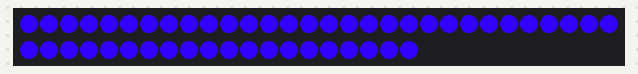
A sketch run on a simulated ATtiny85, built with avr-gcc and run on an emulated ATtiny85. Parts: 50 RGB LEDs in strip order, left to right, continuing on the next row.

Above: at 2.3 s.
At 11.12 s:
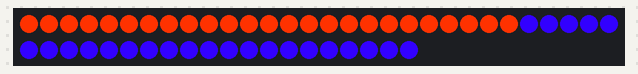
At 22.44 s:
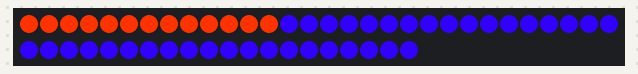
At 34.71 s:
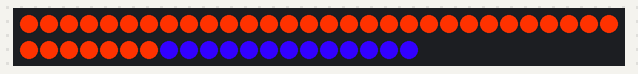

The sketch:

neoPixelstrand.ino
```cpp
#include "Adafruit_WS2801.h"
#include "SPI.h" // Comment out this line if using Trinket or Gemma
#ifdef __AVR_ATtiny85__
 #include <avr/power.h>
#endif
// Choose which 2 pins you will use for output.
// Can be any valid output pins.
// The colors of the wires may be totally different so
// BE SURE TO CHECK YOUR PIXELS TO SEE WHICH WIRES TO USE!
uint8_t dataPin  = 2;    // Yellow wire on Adafruit Pixels
uint8_t clockPin = 3;    // Green wire on Adafruit Pixels

// Don't forget to connect the ground wire to Arduino ground,
// and the +5V wire to a +5V supply

// Set the first variable to the NUMBER of pixels. 25 = 25 pixels in a row
Adafruit_WS2801 strip = Adafruit_WS2801(50, dataPin, clockPin);

// Optional: leave off pin numbers to use hardware SPI
// (pinout is then specific to each board and can't be changed)
//Adafruit_WS2801 strip = Adafruit_WS2801(25);

// For 36mm LED pixels: these pixels internally represent color in a
// different format.  Either of the above constructors can accept an
// optional extra parameter: WS2801_RGB is 'conventional' RGB order
// WS2801_GRB is the GRB order required by the 36mm pixels.  Other
// than this parameter, your code does not need to do anything different;
// the library will handle the format change.  Examples:
//Adafruit_WS2801 strip = Adafruit_WS2801(25, dataPin, clockPin, WS2801_GRB);
//Adafruit_WS2801 strip = Adafruit_WS2801(25, WS2801_GRB);

void setup() {
#if defined(__AVR_ATtiny85__) && (F_CPU == 16000000L)
  clock_prescale_set(clock_div_1); // Enable 16 MHz on Trinket
#endif

  strip.begin();

  // Update LED contents, to start they are all 'off'
  strip.show();
}

void loop() {
  // Some example procedures showing how to display to the pixels
  //undulate(Color(0,0,255),Color(63,0,160),500);
  colorWipe(Color(50, 0, 255), 40);
  delay(8000);
  colorWipe(Color(255, 50, 0), 20);
  //colorWipe(Color(0, 0, 255), 50);
  //rainbow(20);
  //rainbowCycle(20);
}

void undulate(uint32_t c, uint32_t b, uint8_t wait){
  for ( int i=0; i < strip.numPixels(); i++) {
      strip.setPixelColor(i, c);
      strip.show();
  }
}

// fill the dots one after the other with said color
// good for testing purposes
void colorWipe(uint32_t c, uint8_t wait) {
  int i;

  for (i=0; i < strip.numPixels(); i++) {
      strip.setPixelColor(i, c);
      strip.show();
      delay(wait);
  }
}

void rainbow(uint8_t wait) {
  int i, j;

  for (j=0; j < 256; j++) {     // 3 cycles of all 256 colors in the wheel
    for (i=0; i < strip.numPixels(); i++) {
      strip.setPixelColor(i, Wheel( (i + j) % 255));
    }
    strip.show();   // write all the pixels out
    delay(wait);
  }
}

// Slightly different, this one makes the rainbow wheel equally distributed
// along the chain
void rainbowCycle(uint8_t wait) {
  int i, j;

  for (j=0; j < 256 * 5; j++) {     // 5 cycles of all 25 colors in the wheel
    for (i=0; i < strip.numPixels(); i++) {
      // tricky math! we use each pixel as a fraction of the full 96-color wheel
      // (thats the i / strip.numPixels() part)
      // Then add in j which makes the colors go around per pixel
      // the % 96 is to make the wheel cycle around
      strip.setPixelColor(i, Wheel( ((i * 256 / strip.numPixels()) + j) % 256) );
    }
    strip.show();   // write all the pixels out
    delay(wait);
  }
}
/* Helper functions */

// Create a 24 bit color value from R,G,B
uint32_t Color(byte r, byte g, byte b)
{
  uint32_t c;
  c = r;
  c <<= 8;
  c |= g;
  c <<= 8;
  c |= b;
  return c;
}

//Input a value 0 to 255 to get a color value.
//The colours are a transition r - g -b - back to r
uint32_t Wheel(byte WheelPos)
{
  if (WheelPos < 85) {
   return Color(WheelPos * 3, 255 - WheelPos * 3, 0);
  } else if (WheelPos < 170) {
   WheelPos -= 85;
   return Color(255 - WheelPos * 3, 0, WheelPos * 3);
  } else {
   WheelPos -= 170;
   return Color(0, WheelPos * 3, 255 - WheelPos * 3);
  }
}
```
